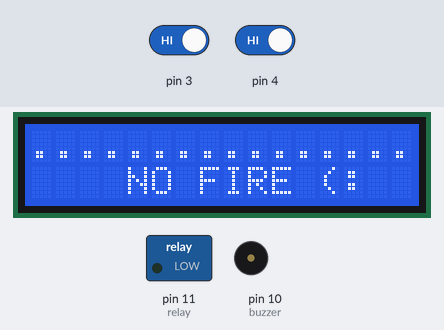
Recording of a sketch running on a simulated Arduino Uno, built with avr-gcc and run on an emulated ATmega328P. On the bench: 16×2 character LCD, switched loads named in the sketch (green lamp = pin HIGH), buzzer (waves = sounding, pin HIGH). Inputs (shaded band) come from the test bench; at power-on: pin 3 HIGH, pin 4 HIGH. What the sketch prints to the serial monitor is not drawn.

Above: at 3.2 s.
3.3 s: pin 3 driven LOW
At 8.0 s:
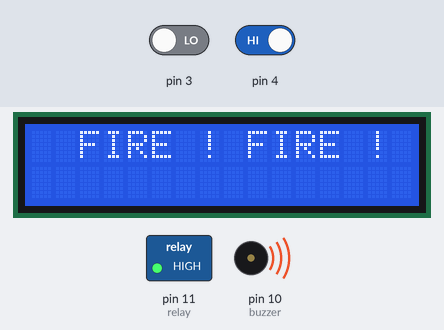
8.9 s: pin 3 driven HIGH
At 9.9 s:
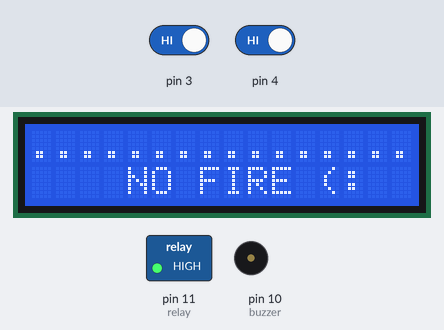
15.5 s: pin 4 driven LOW
At 20.3 s:
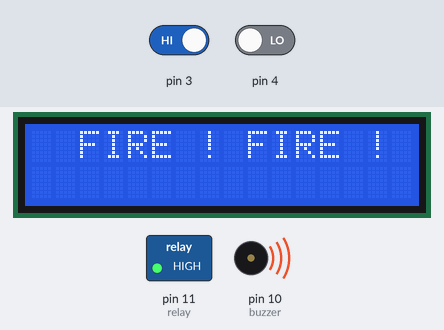
21.1 s: pin 4 driven HIGH
At 22.2 s:
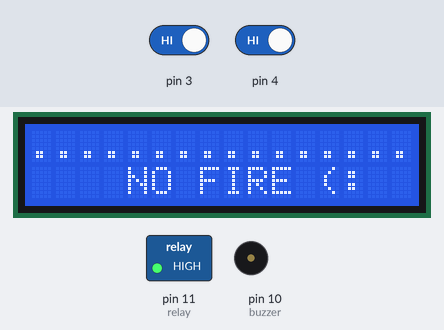
Timing chart, 0 to 27.6 s (numbered marks = the images above; inputs shaded):
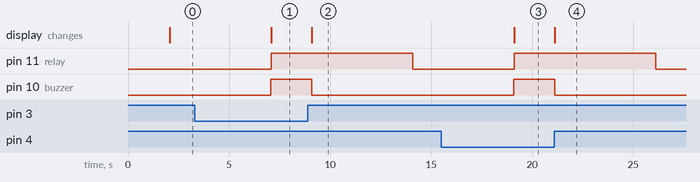

The sketch:

FireAlarm.ino
```cpp
//#include <Wire.h>
#include <LiquidCrystal.h>

// initialize the library with the numbers of the interface pins

LiquidCrystal lcd(A0, A1, A2, A3, A4, A5);
int smoke_data=3;
int flame_data=4;
int buzzer = 10;
int relay = 11;
int i;
int j;
void setup()
{
  lcd.begin(16,2);   // initializing the LCD
  //lcd.backlight(); // Enable or Turn On the backlight
  Serial.begin(9600);
  pinMode(3, INPUT);
  pinMode(4, INPUT);
  pinMode(relay, OUTPUT);
  pinMode(buzzer, OUTPUT);
  lcd.setCursor(0, 0);
  lcd.print("WELCOME TO "); // Start Print text to Line 1
  Serial.print("WELCOME TO ");
  lcd.setCursor(0, 1);
  lcd.print("FIRE ALARTSYSTEM"); // Start Print Test to Line 2
  Serial.print("FIRE ALART SYSTEM");
  delay(2000);
  lcd.clear();
}
void loop()
{

  int smoke_data = digitalRead(3);
  int flame_data = digitalRead(4);
  Serial.println(smoke_data);
  Serial.println(flame_data);
  //digitalWrite(buzzer, HIGH);

  if (smoke_data == LOW || flame_data == LOW )
  {
    Serial.print("fire detected");
    digitalWrite(buzzer, HIGH);
    lcd.clear();
    lcd.setCursor(2, 0);
    lcd.print("FIRE ! FIRE !");
    digitalWrite(relay, 1);
    delay(1000);
  }

  else {
    digitalWrite(buzzer, 0);
    lcd.clear();
    lcd.setCursor(0,0);
    lcd.print("...................");
    //lcd.clear();
    lcd.setCursor(4, 1);
    lcd.print("NO FIRE (:");
    delay(5000);
    digitalWrite(relay, 0);
  }
}
```

Measured:
- after the input at 3.3 s, pin 11 (relay), pin 10 (buzzer): LOW → HIGH after 3.8 s; the display: changes after 3.8 s (image 1)
- after the input at 8.9 s, pin 11 (relay): HIGH → LOW after 5.2 s; pin 10 (buzzer): HIGH → LOW after 0.18 s; the display: changes after 0.19 s (image 2)
- after the input at 15.5 s, pin 11 (relay), pin 10 (buzzer): LOW → HIGH after 3.6 s; the display: changes after 3.6 s (image 3)
- after the input at 21.1 s, pin 11 (relay): HIGH → LOW after 5.0 s; pin 10 (buzzer): HIGH → LOW at once; the display: changes at once (image 4)
